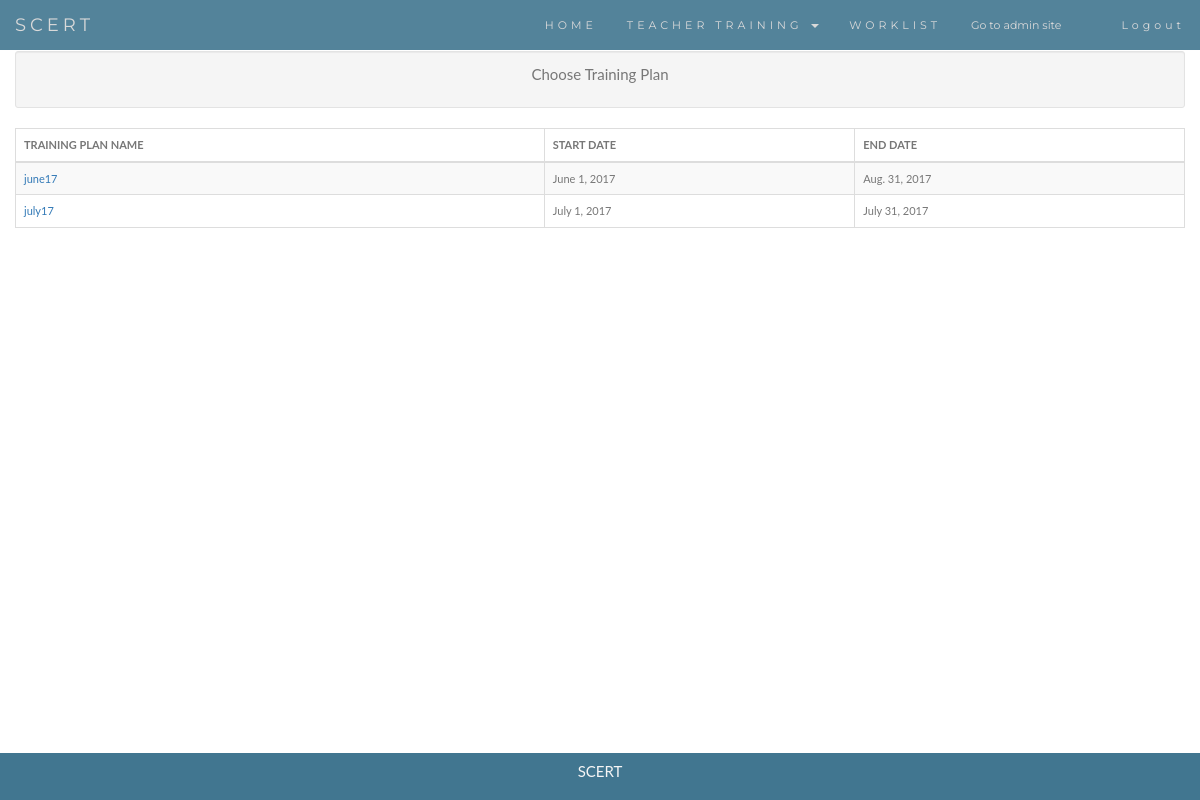
Page /tt/Worklist on the committed database.
### teachertraining/models.py (models this page shows, shortened)
class TrainingPlan(models.Model):
    name = models.CharField(max_length=200)
    start_date = models.DateField('training plan start date')
    end_date = models.DateField('training plan end date')

### teachertraining/views.py (the view)
def Worklist(request):
    lTrainingPlanItr = TrainingPlan.objects.all()
    return render(request, 'AdminWorklistMain.html',{'lTrainingPlanItr':lTrainingPlanItr})

### templates/AdminWorklistMain.html
{% extends 'BaseAdminLogin.html' %}
{%block content%}
<div class="container ">
{%if lTrainingPlanItr is None%}
    <div class="well well-sm">
          <p>No Training Plans</p>
    </div>
{%else%}
    <div class="well well-sm text-center" style="margin-top: 11px">
          <p>Choose Training Plan</p>
    </div>
  <table class="table table-striped table-bordered table-hover">
      <thead>
      <tr>
        <th>TRAINING PLAN NAME</th>
        <th>START DATE</th>
        <th>END DATE</th>
      </tr>
    </thead>
      <tbody>
{%for te in lTrainingPlanItr%}
      <tr>
        <td><a href="/tt/WorklistTrainings/{{te.id}}%">{{te.name}}</a></td>
        <td>{{te.start_date}}</td>
        <td>{{te.end_date}}</td>
      </tr>
    {%endfor%}
    </tbody>
      </table>
{%endif%}
</div>
{%endblock%}

### templates/BaseAdminLogin.html (style rules this page uses)
body { font: 400 15px/1.8 Lato, sans-serif; color: #777; }
table { font-size: 11px; }
.container { padding: 40px 0px; }

### rows in the picture
TrainingPlan: name "june17", start_date "June 1, 2017", end_date "Aug. 31, 2017"
TrainingPlan: name "july17", start_date "July 1, 2017", end_date "July 31, 2017"
